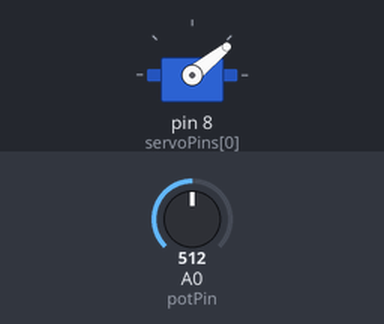
The sketch below on a simulated Arduino Uno, built with avr-gcc and run on an emulated ATmega328P. Shown: servo. Inputs (shaded band) come from the test bench; at power-on: A0 (potPin) = 512. What the sketch prints to the serial monitor is not drawn.

Above: at 1.2 s.
1.3 s: A0 (potPin) set to 716
At 4.1 s:
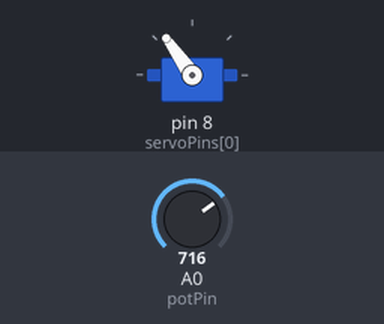
4.3 s: A0 (potPin) set to 900
At 6.4 s:
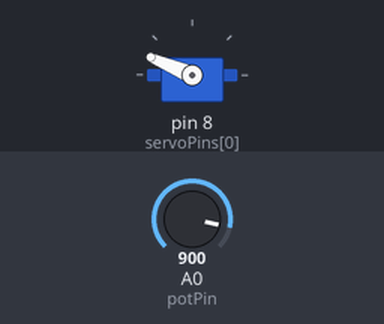
6.7 s: A0 (potPin) set to 1023
At 8.0 s:
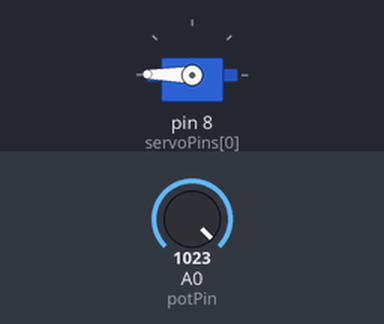
Timing chart, 0 to 9.7 s (numbered marks = the images above; inputs shaded):
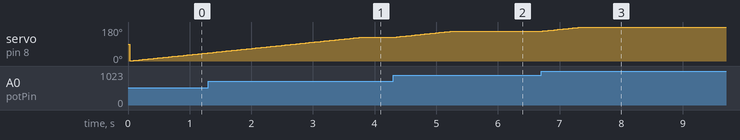

Measured:
- after the input at 4.3 s, servo on pin 8 (servoPins[0]): moves from 125° to 157° over 0.93 s, starting at once
- after the input at 6.7 s, servo on pin 8 (servoPins[0]): moves from 157° to 179° over 0.63 s, starting at once

The sketch:

Servo_reusable.ino
```cpp
/*  lesson11servoV3
    15/06/2024

    Controlling servos with buttons and potentiometer


  pins used

  2 servo 1
  3 servo 2
  4 servo 3
  5 servo 4

  8 left button
  9 right button

  A0 potentiometer

*/
#include <Servo.h>  //include the servo library

//Definitions can make reading code much easier, especially when using arrays
//These work like search and replace in a word processor
//Whenever the compiler sees NUMSERVOS it replaces it with it's definition 4
#define NUMSERVOS 1  //change this value to the number of servos you are using

#define SERVO1 0    //create a definition with the name SERVO1 that has a value of 0 (anywhere in code SERVO1)


//Pick a name that is useful in your code...so if building a set of robot arms
// #define LEFTELBOWSERVO 0
// #define LEFTHANDSERVO 1
// #define RIGHTELBOWSERVO 2
// #define RIGHTHANDSERVO 3

Servo myServos[NUMSERVOS];                  //Creates an array of servo objects
int servoPins[NUMSERVOS] = { 8 };  //prefill pin numbers
int servoPos[NUMSERVOS];
int servoTargetPos[NUMSERVOS];
int servoTimer[NUMSERVOS] = { 30 };  //prefill speeds
unsigned long servoMillis[NUMSERVOS];

//set up the pins
const int leftButtonPin = 3;   //button pin
const int rightButtonPin = 2;  //button pin
const int potPin = A0;  //Potentiometer analog pin

//button debounce
unsigned long buttonMillis;
int buttonTimer = 350;

unsigned long currentMillis;


void setup() {
  Serial.begin(9600);
  Serial.println("lesson11servoV3");

  int q;
  for (q = 0; q < NUMSERVOS; q++) {    // work through the array of servo objects
    myServos[q].attach(servoPins[q]);  //attatch each servo to it's pin

  }

  pinMode(leftButtonPin, INPUT);
  pinMode(rightButtonPin, INPUT);
}

void loop() {

  int buttonState;
  int potReading;

  currentMillis = millis();  //update currentMillis

  servoMovementControl();//call function that controls servo movement

  if(currentMillis - buttonMillis >= buttonTimer){

    //button 1 controls servo 1, changes direction at each press
    //digitalRead covered in Lesson 5
    // buttonState = digitalRead(leftButtonPin);
    // if(buttonState > 0){//if button pressed
    //   buttonMillis = currentMillis;//set the debounce timer to prevent multipl presses
    //   if(servoTargetPos[SERVO1] > 0){
    //     servoTargetPos[SERVO1] = 0; //set a target of 0
    //     servoTimer[SERVO1] = 0; //move servo as fast as possible
    //   }else{
    //     servoTargetPos[SERVO1] = 179; //set a target of 179
    //     servoTimer[SERVO1] = 50; //move servo slowly
    //   }
    // }
    //end of button 1


    //button 2 controls servo 2 & 3, changes direction at each press
    //Servos move in opposite direction
    // buttonState = digitalRead(rightButtonPin);
    // if(buttonState > 0){//if button pressed
    //   buttonMillis = currentMillis;//set the debounce timer to prevent multipl presses
    //   if(servoTargetPos[SERVO2] > 0){
    //     servoTargetPos[SERVO2] = 0; //set a target of 0
    //     servoTimer[SERVO2] = 30; //move servo as fast as possible
    //     servoTargetPos[SERVO3] = 179; //set a target of 179
    //     servoTimer[SERVO3] = 30; //move servo as fast as possible
    //   }else{
    //     servoTargetPos[SERVO2] = 179; //set a target of 179
    //     servoTimer[SERVO2] = 30; //move servo slowly
    //     servoTargetPos[SERVO3] = 0; //set a target of 0
    //     servoTimer[SERVO3] = 30; //move servo as fast as possible
    //   }
    // }
    //end of button 2


  }
  //potentiometer moving servo 4
  // //analogread was covered in Lesson 6
  potReading = analogRead(potPin);//this gives a value between 0 - 1023
  // //Serial.println(potReading);
  // //Map was covered in lesson 6
  potReading = map(potReading, 0, 1023, 0, 179); //remap that value to one between 0 - 179
  //Serial.println(potReading);
    servoTargetPos[SERVO1] = potReading;// if the servo hasn't reached old target it will instantly start moving to new target


}

//This function is called in the main loop and will move any servo 1 step as required.
void servoMovementControl(){
  int q;
  //This bit of code will control all servo movement
  for (q = 0; q < NUMSERVOS; q++) {//work through all the servos in the array
    //This line is compared 1st is it's fast being 2 ints
    //This is changed because in a normal project the servos are not constantly moving
    if (servoPos[q] != servoTargetPos[q]) {                   //does the servo still need to move
      //this line is slightly slower to compare as it's 2 unsigned longs
      if (currentMillis - servoMillis[q] >= servoTimer[q]) {  //if it does is it time to move
        servoMillis[q] = currentMillis;                       //update the timer for this servo
        if (servoPos[q] < servoTargetPos[q]) {                //if it's smaller
          servoPos[q]++;                                      //move one step closer
        } else {                                              //else it's larger
          servoPos[q]--;                                      //move one step closer in other direction
        }
        myServos[q].write(servoPos[q]);  //move this servo to it's new position
      }
    }
  }
}
```
